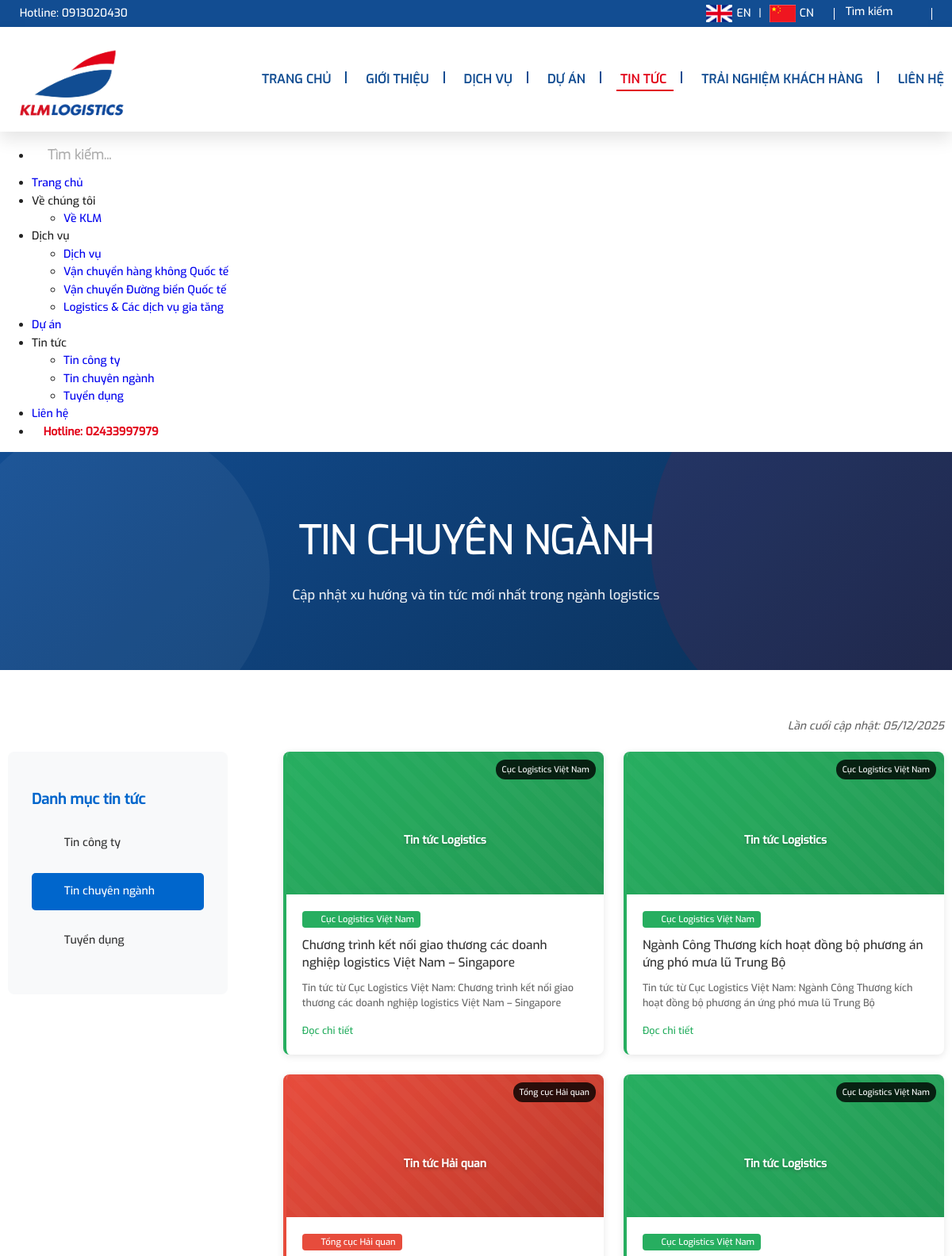
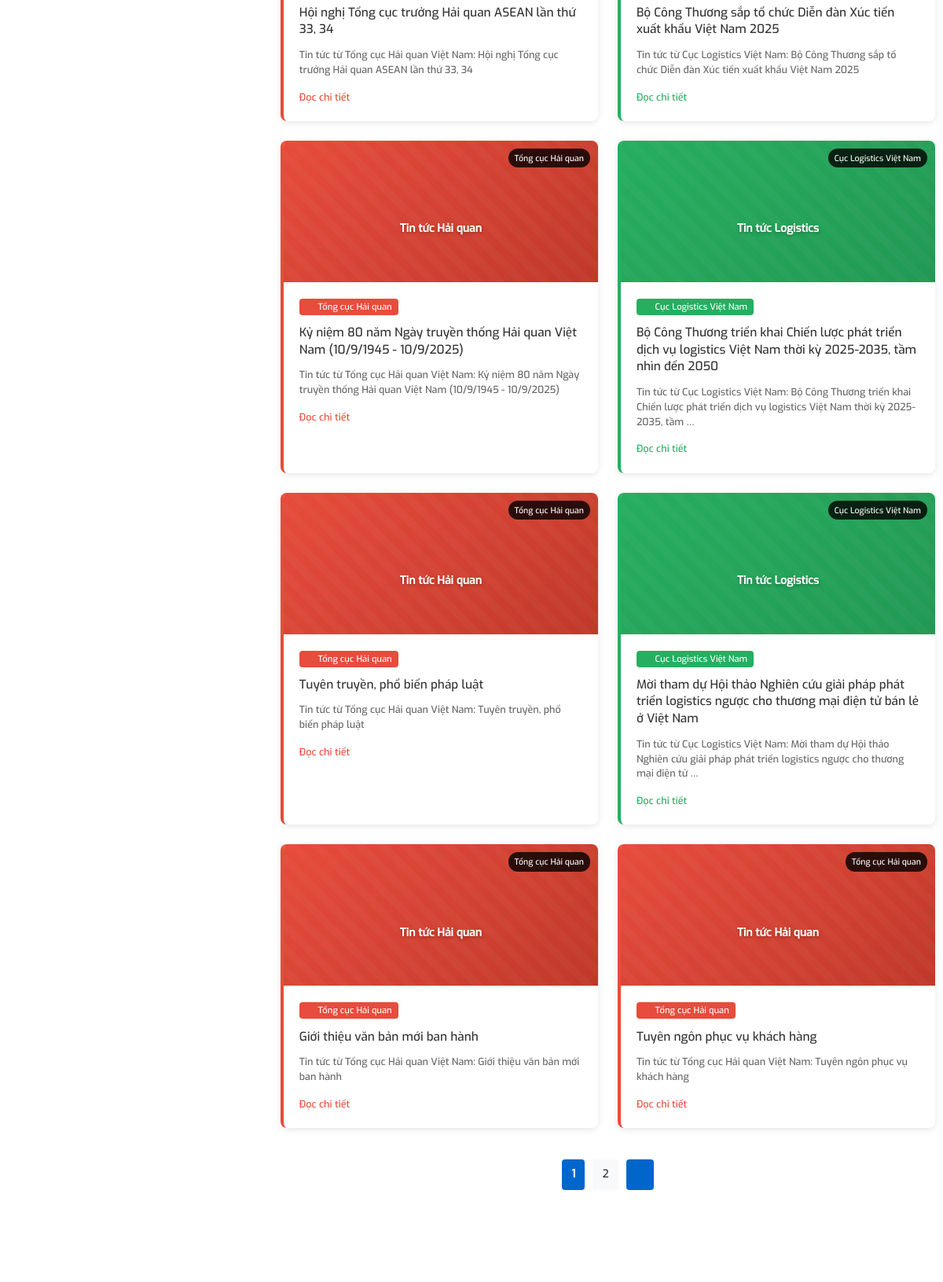
The app's page /news/industry/ (upper part) with its own data (2 pictures, top to bottom).
### main/models.py (models this page shows, shortened)
class ExternalNews(models.Model):
    SOURCE_CHOICES = [
        ('customs', 'Tổng cục Hải quan'),
        ('logistics', 'Cục Logistics Việt Nam'),
    ]
    title = models.CharField(max_length=300, verbose_name="Tiêu đề")
    summary = models.TextField(blank=True, verbose_name="Tóm tắt")
    source = models.CharField(max_length=20, choices=SOURCE_CHOICES, verbose_name="Nguồn")
    source_url = models.URLField(verbose_name="Liên kết gốc")
    published_date = models.DateTimeField(verbose_name="Ngày xuất bản")
    fetched_at = models.DateTimeField(default=timezone.now, verbose_name="Ngày lấy tin")
    is_active = models.BooleanField(default=True, verbose_name="Hiển thị")
    class Meta:
        ordering = ['-published_date']
        verbose_name = "Tin chuyên ngành"
        verbose_name_plural = "Tin chuyên ngành"
        unique_together = ['source_url', 'source']
    @property
    def default_image_title(self):
        source_names = {
            'customs': 'Tin tức Hải quan',
            'logistics': 'Tin tức Logistics'
        }
        return source_names.get(self.source, 'Tin tức chuyên ngành')

### main/views.py (the view)
# urls.py: path('news/industry/', views.industry_news, name='industry_news'),
def industry_news(request):
    external_news = ExternalNews.objects.filter(is_active=True)
    paginator = Paginator(external_news, 10)  # Show 10 news per page
    page_number = request.GET.get('page')
    news_page = paginator.get_page(page_number)
    context = {
        'external_news': news_page,
        'current_category': 'industry',
        'page_title': 'Tin chuyên ngành'
    }
    return render(request, 'news/industry.html', context)

### templates/news/industry.html (shortened to what this page needs)
{% extends 'base.html' %} {% load static %} {% block title %}{{ page_title }} - KLM Logistics{% endblock %} {% block content %}
<div
  class="news-hero"
  style="
    background: linear-gradient(135deg, #124d92 0%, #0a2d52 100%);
    padding: 80px 0;
    position: relative;
    overflow: hidden;
  ">
  <div
    style="
      position: absolute;
      top: -50%;
      right: -10%;
      width: 500px;
      height: 500px;
      background: rgba(226, 3, 24, 0.1);
      border-radius: 50%;
      z-index: 0;
    "></div>
  <div
    style="
      position: absolute;
      bottom: -30%;
      left: -5%;
      width: 400px;
      height: 400px;
      background: rgba(255, 255, 255, 0.05);
      border-radius: 50%;
      z-index: 0;
    "></div>
  <div class="grid" style="position: relative; z-index: 1; text-align: center">
    <h1
      style="
        font-size: 3.5rem;
        color: white;
        margin: 0 0 20px 0;
        font-weight: 700;
        font-family: exo-l;
      ">
      Tin chuyên ngành
    </h1>
    <p
      style="
        font-size: 1.2rem;
        color: rgba(255, 255, 255, 0.9);
        line-height: 1.8;
        max-width: 800px;
        margin: 0 auto;
      ">
      Cập nhật xu hướng và tin tức mới nhất trong ngành logistics
    </p>
  </div>
</div>
<div class="news-content-wrapper" style="padding: 60px 0">
  <div class="grid">
    <div
      style="
        text-align: right;
        margin-bottom: 20px;
        color: #666;
        font-style: italic;
      ">
      Lần cuối cập nhật: {% now "d/m/Y" %}
    </div>
    <div class="flex-container">
      <div class="cell-1-4">
        <div
          class="news-menu"
          style="
            background: #f8f9fa;
            padding: 30px;
            border-radius: 8px;
            position: sticky;
            top: 20px;
          ">
          <h3
            style="
              color: #0066cc;
              margin-bottom: 20px;
              font-size: 1.3rem;
              font-weight: 600;
            ">
            Danh mục tin tức
          </h3>
          <ul style="list-style: none; padding: 0; margin: 0">
            <li style="margin-bottom: 15px">
              <a
                href="{% url 'company_news' %}"
                style="
                  display: block;
                  padding: 12px 15px;
                  color: #333;
                  text-decoration: none;
                  border-radius: 5px;
                  transition: all 0.3s ease;
                  border-left: 3px solid transparent;
                ">
                <i class="fas fa-building" style="margin-right: 8px"></i>
                Tin công ty
              </a>
            </li>
            <li style="margin-bottom: 15px">
              <a
                href="{% url 'industry_news' %}"
                style="
                  display: block;
                  padding: 12px 15px;
                  color: white;
                  text-decoration: none;
                  border-radius: 5px;
                  transition: all 0.3s ease;
                  border-left: 3px solid #0066cc;
                  background: #0066cc;
                ">
                <i class="fas fa-industry" style="margin-right: 8px"></i>
                Tin chuyên ngành
              </a>
            </li>
            <li style="margin-bottom: 15px">
              <a
                href="{% url 'recruitment' %}"
                style="
                  display: block;
                  padding: 12px 15px;
                  color: #333;
                  text-decoration: none;
                  border-radius: 5px;
                  transition: all 0.3s ease;
                  border-left: 3px solid transparent;
                ">
                <i class="fas fa-user-tie" style="margin-right: 8px"></i>
                Tuyển dụng
              </a>
            </li>
          </ul>
        </div>
      </div>
      <div class="cell-3-4" style="padding-left: 40px">
        {% if external_news %}
        <div
          class="external-news-grid"
          style="
            display: grid;
            grid-template-columns: repeat(auto-fit, minmax(350px, 1fr));
            gap: 25px;
            margin-bottom: 40px;
          ">
          {% for news in external_news %}
          <article
            class="external-news-card"
            style="background: white; border-radius: 8px; box-shadow: 0 2px 10px rgba(0,0,0,0.1); overflow: hidden; transition: transform 0.3s ease, box-shadow 0.3s ease; border-left: 4px solid {% if news.source == 'customs' %}#e74c3c{% else %}#27ae60{% endif %}">
            <div
              class="news-image"
              style="height: 180px; overflow: hidden; position: relative">
              <div
                style="
                  width: 100%;
                  height: 100%;
                  background: linear-gradient(
                    135deg,
                    {% if news.source == 'customs' %}#e74c3c,
                    #c0392b{% else %}#27ae60,
                    #229954{% endif %}
                  );
                  display: flex;
                  align-items: center;
                  justify-content: center;
                  position: relative;
                ">
                <div style="text-align: center; color: white; z-index: 2">
                  <i
                    class="fas {% if news.source == 'customs' %}fa-balance-scale{% else %}fa-shipping-fast{% endif %}"
                    style="
                      font-size: 2.5rem;
                      margin-bottom: 10px;
                      opacity: 0.9;
                    "></i>
                  <div
                    style="
                      font-size: 1rem;
                      font-weight: 600;
                      text-shadow: 0 2px 4px rgba(0, 0, 0, 0.3);
                    ">
                    {{ news.default_image_title }}
                  </div>
                </div>
                <div
                  style="
                    position: absolute;
                    top: 0;
                    left: 0;
                    width: 100%;
                    height: 100%;
                    background-image: repeating-linear-gradient(
                      45deg,
                      transparent,
                      transparent 10px,
                      rgba(255, 255, 255, 0.1) 10px,
                      rgba(255, 255, 255, 0.1) 20px
                    );
                    opacity: 0.3;
                  "></div>
              </div>
              <div
                style="
                  position: absolute;
                  top: 10px;
                  right: 10px;
                  background: rgba(0, 0, 0, 0.8);
                  color: white;
                  padding: 4px 8px;
                  border-radius: 12px;
                  font-size: 0.75rem;
                  font-weight: 500;
                ">
                {{ news.get_source_display }}
              </div>
            </div>
            <div class="news-content" style="padding: 20px">
              <div class="news-meta" style="margin-bottom: 12px">
                <span
                  style="background: {% if news.source == 'customs' %}#e74c3c{% else %}#27ae60{% endif %}; color: white; padding: 3px 8px; border-radius: 4px; font-size: 0.8rem; margin-right: 8px">
                  <i
                    class="fas {% if news.source == 'customs' %}fa-university{% else %}fa-truck{% endif %}"
                    style="margin-right: 4px"></i>
                  {{ news.get_source_display }}
                </span>
              </div>
              <h3
                style="
                  margin: 0 0 12px 0;
                  font-size: 1.1rem;
                  line-height: 1.4;
                  color: #333;
                ">
                {{ news.title }}
              </h3>
              <p
                style="
                  color: #666;
                  margin: 0 0 15px 0;
                  font-size: 0.9rem;
                  line-height: 1.5;
                ">
                {{ news.summary|truncatewords:25 }}
              </p>
              <div
                style="
                  display: flex;
                  justify-content: space-between;
                  align-items: center;
                ">
                <a
                  href="{{ news.source_url }}"
                  target="_blank"
                  rel="noopener noreferrer"
                  style="color: {% if news.source == 'customs' %}#e74c3c{% else %}#27ae60{% endif %}; text-decoration: none; font-weight: 500; font-size: 0.9rem; transition: color 0.3s ease; display: inline-flex; align-items: center">
                  Đọc chi tiết
                  <i
                    class="fas fa-external-link-alt"
                    style="margin-left: 6px; font-size: 0.8rem"></i>
                </a>
              </div>
            </div>
          </article>
          {% endfor %}
        </div>
        {% if external_news.has_other_pages %}
        <div
          class="pagination-wrapper"
          style="text-align: center; margin-top: 40px">
          <div
            class="pagination"
            style="display: inline-flex; gap: 10px; align-items: center">
             {% for num in external_news.paginator.page_range %} {% if external_news.number == num %}
            <span
              style="
                padding: 8px 12px;
                background: #0066cc;
                color: white;
                border-radius: 4px;
                font-weight: 600;
              ">
              {{ num }}
            </span>
            {% elif num > external_news.number|add:'-3' and num < external_news.number|add:'3' %}
            <a
              href="?page={{ num }}"
              style="
                padding: 8px 12px;
                background: #f8f9fa;
                color: #333;
                text-decoration: none;
                border-radius: 4px;
                transition: background 0.3s ease;
              ">
              {{ num }}
            </a>
            {% endif %} {% endfor %} {% if external_news.has_next %}
            <a
              href="?page={{ external_news.next_page_number }}"
              style="
                padding: 8px 12px;
                background: #0066cc;
                color: white;
                text-decoration: none;
                border-radius: 4px;
                transition: background 0.3s ease;
              ">
              <i class="fas fa-chevron-right"></i>
            </a>
            {% endif %}
          </div>
        </div>
        {% endif %} {% endif %}
      </div>
    </div>
  </div>
</div>
{% endblock %}

### static/css/style.css (style rules this page uses)
html, body { overflow-x: hidden; overflow-y: auto; width: 100%; font-family: exo; font-size: 14px; padding: 0px; margin: 0px; color: #222; line-height: 1.6; font-weight: normal; }
h1, h2, h3, h4, h5, h6 { line-height: normal; font-weight: normal; }
.pagination { display: flex; justify-content: center; align-items: center; }
::placeholder { color: #afafaf; opacity: 1; }
h1 { color: #FFF; font-family: exo-l; text-transform: uppercase; }

### static/css/grid.css (style rules this page uses)
*, *:after, *:before { -webkit-box-sizing: border-box; -moz-box-sizing: border-box; box-sizing: border-box; }
body { overflow: hidden; width: 100%; margin: 0px; }
[class*='cell-'] { float: left; }
.grid { width: 100%; max-width: 1110px; margin: 0 auto; }
.grid:after { content: ""; display: table; clear: both; }
.flex-container { padding: 0; margin: 0; display: -webkit-box; display: -moz-box; display: -ms-flexbox; display: -webkit-flex; display: flex; -webkit-flex-flow: row wrap; -ms-flex-flow: row wrap; -moz-flex-flow: row wrap; flex-flow: row wrap; width: 100%; justify-content: space-between }
.cell-1-4 { float: left; width: 23.5%; }
.cell-3-4 { float: left; width: 74%; }
@media handheld,
only screen and (max-width: 1200px) { .grid { max-width: 100%; min-width: 0; margin-left: 0px; margin-right: 0px; padding-left: 10px; padding-right: 10px; margin: 0 auto; } }

### templates/news/industry.html (style rules this page uses)
.external-news-card { animation: fadeInUp 0.6s ease-out; }
.external-news-card .news-image [style*="position: absolute"] { backdrop-filter: blur(4px); }

### records on screen
ExternalNews: default_image_title "Tin tức Logistics", source "Cục Logistics Việt Nam", title "Chương trình kết nối giao thương các doanh nghiệp logistics Việt Nam – Singapore", summary "Tin tức từ Cục Logistics Việt Nam: Chương trình kết nối giao thương các doanh nghiệp logistics Việt Nam – Singapore"
ExternalNews: default_image_title "Tin tức Logistics", source "Cục Logistics Việt Nam", title "Ngành Công Thương kích hoạt đồng bộ phương án ứng phó mưa lũ Trung Bộ", summary "Tin tức từ Cục Logistics Việt Nam: Ngành Công Thương kích hoạt đồng bộ phương án ứng phó mưa lũ Trung Bộ"
ExternalNews: default_image_title "Tin tức Hải quan", source "Tổng cục Hải quan", title "Hội nghị Tổng cục trưởng Hải quan ASEAN lần thứ 33, 34", summary "Tin tức từ Tổng cục Hải quan Việt Nam: Hội nghị Tổng cục trưởng Hải quan ASEAN lần thứ 33, 34"
ExternalNews: default_image_title "Tin tức Logistics", source "Cục Logistics Việt Nam", title "Bộ Công Thương sắp tổ chức Diễn đàn Xúc tiến xuất khẩu Việt Nam 2025", summary "Tin tức từ Cục Logistics Việt Nam: Bộ Công Thương sắp tổ chức Diễn đàn Xúc tiến xuất khẩu Việt Nam 2025"
ExternalNews: default_image_title "Tin tức Hải quan", source "Tổng cục Hải quan", title "Kỷ niệm 80 năm Ngày truyền thống Hải quan Việt Nam (10/9/1945 - 10/9/2025)", summary "Tin tức từ Tổng cục Hải quan Việt Nam: Kỷ niệm 80 năm Ngày truyền thống Hải quan Việt Nam (10/9/1945 - 10/9/2025)"
ExternalNews: default_image_title "Tin tức Logistics", source "Cục Logistics Việt Nam", title "Bộ Công Thương triển khai Chiến lược phát triển dịch vụ logistics Việt Nam thời kỳ 2025-2035, tầm nhìn đến 2050", summary "Tin tức từ Cục Logistics Việt Nam: Bộ Công Thương triển khai Chiến lược phát triển dịch vụ logistics Việt Nam thời kỳ 2025-2035, tầm …"
ExternalNews: default_image_title "Tin tức Hải quan", source "Tổng cục Hải quan", title "Tuyên truyền, phổ biến pháp luật", summary "Tin tức từ Tổng cục Hải quan Việt Nam: Tuyên truyền, phổ biến pháp luật"
ExternalNews: default_image_title "Tin tức Logistics", source "Cục Logistics Việt Nam", title "Mời tham dự Hội thảo Nghiên cứu giải pháp phát triển logistics ngược cho thương mại điện tử bán lẻ ở Việt Nam", summary "Tin tức từ Cục Logistics Việt Nam: Mời tham dự Hội thảo Nghiên cứu giải pháp phát triển logistics ngược cho thương mại điện tử …"
ExternalNews: default_image_title "Tin tức Hải quan", source "Tổng cục Hải quan", title "Giới thiệu văn bản mới ban hành", summary "Tin tức từ Tổng cục Hải quan Việt Nam: Giới thiệu văn bản mới ban hành"
ExternalNews: default_image_title "Tin tức Hải quan", source "Tổng cục Hải quan", title "Tuyên ngôn phục vụ khách hàng", summary "Tin tức từ Tổng cục Hải quan Việt Nam: Tuyên ngôn phục vụ khách hàng"

### other values on screen
{{ num }} "1"
{{ num }} "2"
